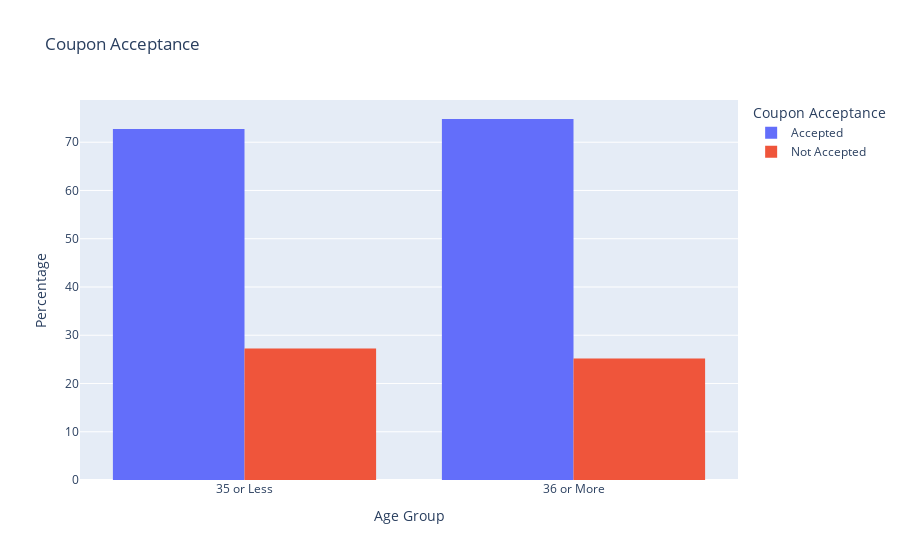

The notebook cell this image was saved under:
### Markdown cell above
### Independent Investigation

Using the bar coupon example as motivation, you are to explore one of the other coupon groups and try to determine the characteristics of passengers who accept the coupons.

### Code cell
# Reset the index of the DataFrame
eled = by_carry_freq_labeled.reset_index()

# Group the input data by 'destination' and calculate the percentage of acceptance, then reset the index
by_destination = input_dataframe_carry_away[["destination", "_accepted"]].groupby("destination").value_counts(normalize=True) * 100
by_destination = by_destination.reset_index()

# Group the input data by 'time' and calculate the percentage of acceptance, then reset the index
by_time = input_dataframe_carry_away[["time", "_accepted"]].groupby("time").value_counts(normalize=True) * 100
by_time = by_time.reset_index()

# Visualize data in a histogram (bar graph) for age group and coupon acceptance
fig = px.histogram(
    by_age,
    title = "Coupon Acceptance",
    x = '_age_labeled',
    y = 'proportion',
    color = '_accepted',
    barmode ='group',
    labels = {"_accepted": "Coupon Acceptance"}
)

# Update layout and display the histogram
fig.update_layout(
    xaxis_title='Age Group',
    yaxis_title='Percentage'
)
fig.show()

# Save the histogram as an image
fig.write_image("visualizations/coupon_acceptance_carry_out_by_age.png")

# Repeat the visualization process for carry away frequency, destination, and time of day
# (code for by_carry_freq_labeled, by_destination, and by_time)

### Figure 1 — Plotly figure (JSON) as saved in the notebook; plotly's stock layout.template omitted (floating-point values rounded to 4 significant figures)
{"data": [{"alignmentgroup": "True", "bingroup": "x", "histfunc": "sum", "hovertemplate": "Coupon Acceptance=Accepted<br>_age_labeled=%{x}<br>sum of proportion=%{y}<extra></extra>", "legendgroup": "Accepted", "marker": {"color": "#636efa", "pattern": {"shape": ""}}, "name": "Accepted", "offsetgroup": "Accepted", "orientation": "v", "showlegend": true, "type": "histogram", "x": ["35 or Less", "36 or More"], "xaxis": "x", "y": [72.75, 74.81], "yaxis": "y"}, {"alignmentgroup": "True", "bingroup": "x", "histfunc": "sum", "hovertemplate": "Coupon Acceptance=Not Accepted<br>_age_labeled=%{x}<br>sum of proportion=%{y}<extra></extra>", "legendgroup": "Not Accepted", "marker": {"color": "#EF553B", "pattern": {"shape": ""}}, "name": "Not Accepted", "offsetgroup": "Not Accepted", "orientation": "v", "showlegend": true, "type": "histogram", "x": ["35 or Less", "36 or More"], "xaxis": "x", "y": [27.25, 25.19], "yaxis": "y"}], "layout": {"autosize": true, "barmode": "group", "legend": {"title": {"text": "Coupon Acceptance"}, "tracegroupgap": 0}, "title": {"text": "Coupon Acceptance"}, "xaxis": {"anchor": "y", "autorange": true, "domain": [0, 1], "range": [-0.5, 1.5], "title": {"text": "Age Group"}, "type": "category"}, "yaxis": {"anchor": "x", "autorange": true, "domain": [0, 1], "range": [0, 78.75], "title": {"text": "Percentage"}, "type": "linear"}}}
